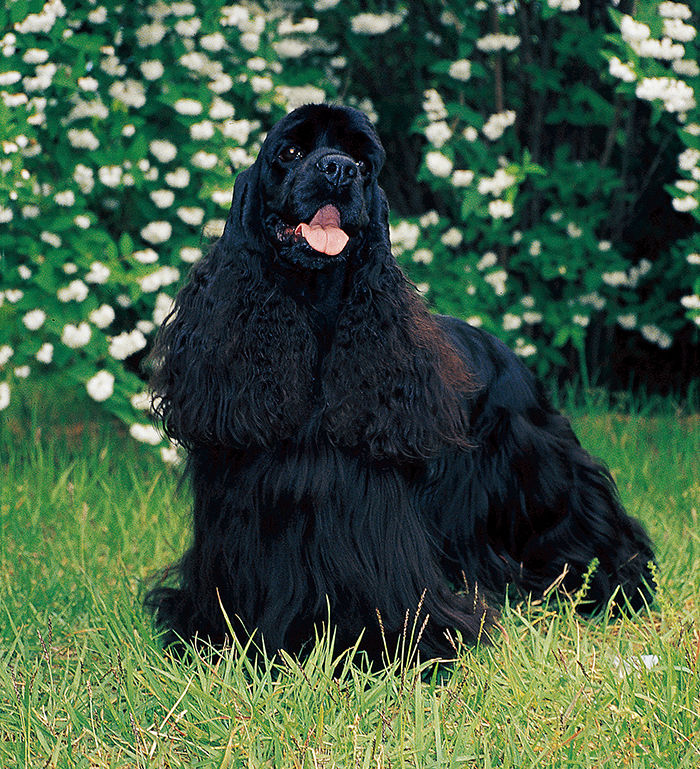
#> input picture 05_Pillow_Library/01_Tutorial/puppy.jpg, 700 x 769 px
$ python Tutorial_04.py
#> lines starting #> are read from the running program, lines starting #| are printed output that depends on the picture
#기하학적 변환(Geometrical transforms)

#PIL.Image.Image클래스는 이미지에 resize()와 rotate()메서드를 포함한다.
#전자는 새로운 크기를 제공하는 튜플을 취하고, 후자는 시계 반대 방향으로 각도를 지정한다.
from PIL import Image
im = Image.open("puppy.jpg")
#> im is the input picture: PIL image 700x769 RGB; mean R, G, B 65, 89.6, 66

#간단한 형상 변환(Simple geometry transforms)
out = im.resize((128, 128))
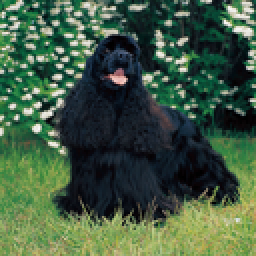
#> out: PIL image 128x128 RGB (shown 2 times larger); mean R, G, B 65, 89.6, 66
out = im.rotate(45) # degrees counter-clockwise
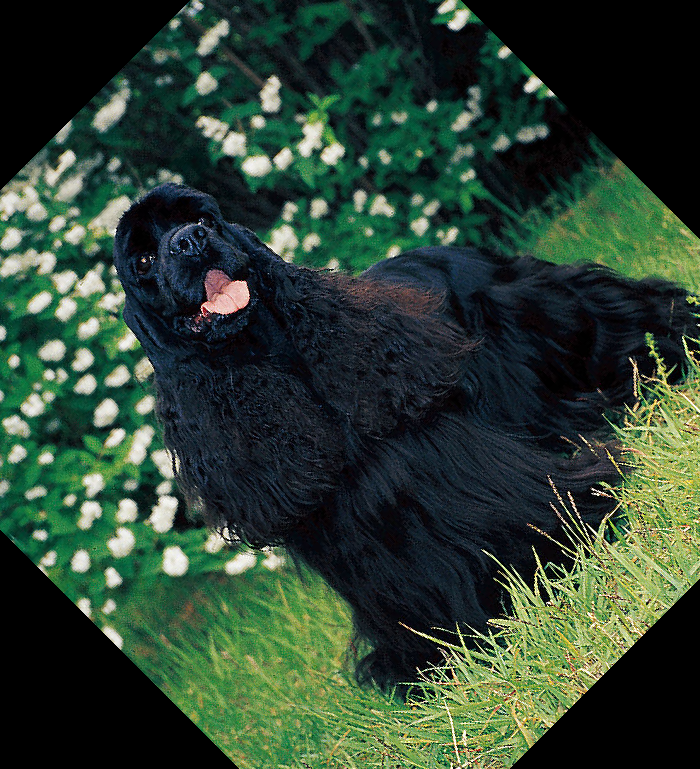
#> out: PIL image 700x769 RGB; mean R, G, B 45.9, 65.5, 50
#이미지를 90도 단계로 회전하려면 rotate()방법 또는 transpose()방법을 사용할 수 있다.
#후자는 가로 또는 세로 축을 중심으로 이미지를 뒤집는 데 사용할 수도 있다.
out.show()

#이미지 조옮김(Transposing an image)
out = im.transpose(Image.FLIP_LEFT_RIGHT)
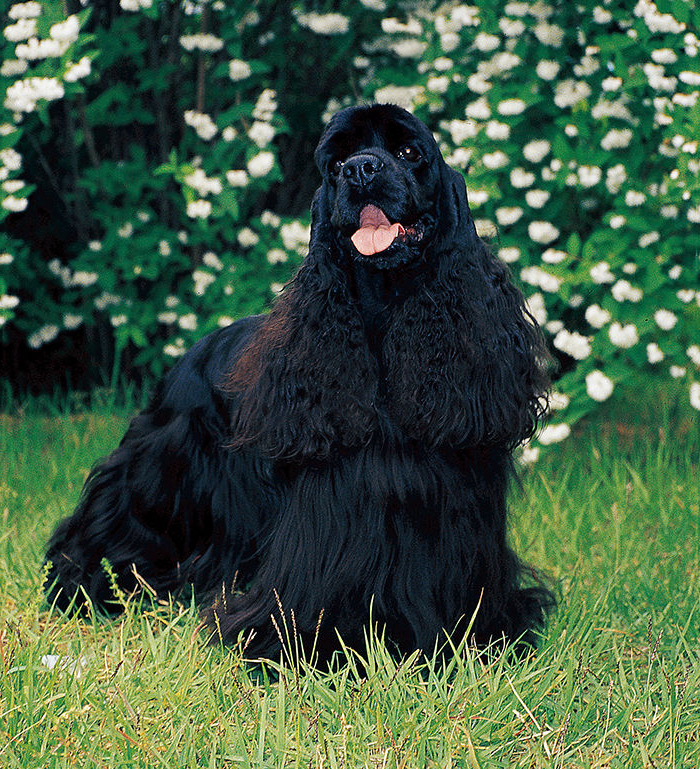
#> out: PIL image 700x769 RGB; mean R, G, B 65, 89.6, 66
out.show()
out = im.transpose(Image.FLIP_TOP_BOTTOM)
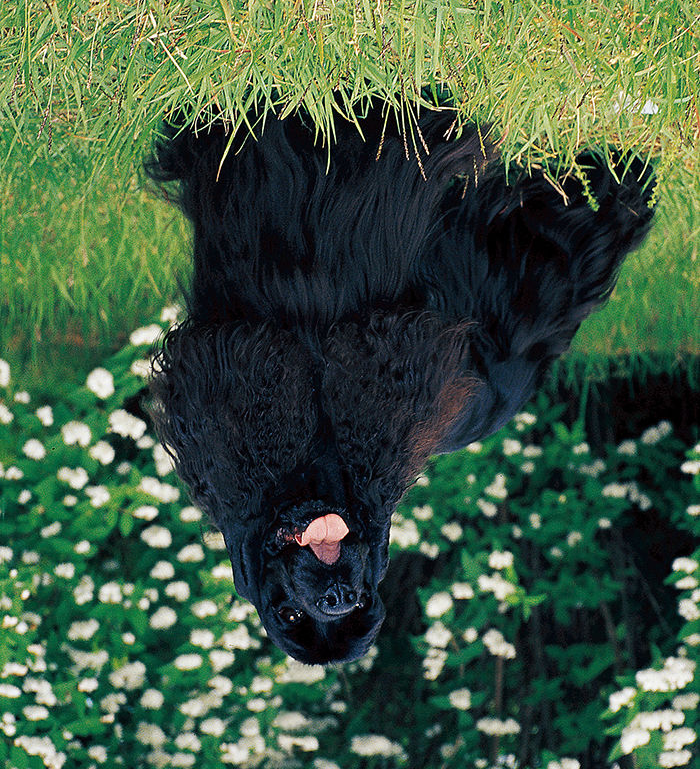
#> out: PIL image 700x769 RGB; mean R, G, B 65, 89.6, 66
out.show()
out = im.transpose(Image.ROTATE_90)
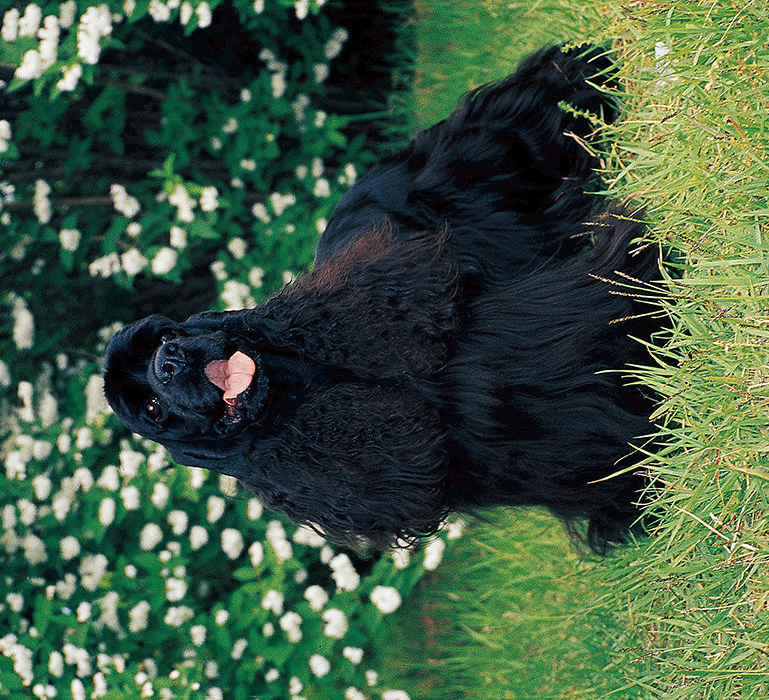
#> out: PIL image 769x700 RGB; mean R, G, B 65, 89.6, 66
out.show()
out = im.transpose(Image.ROTATE_180)
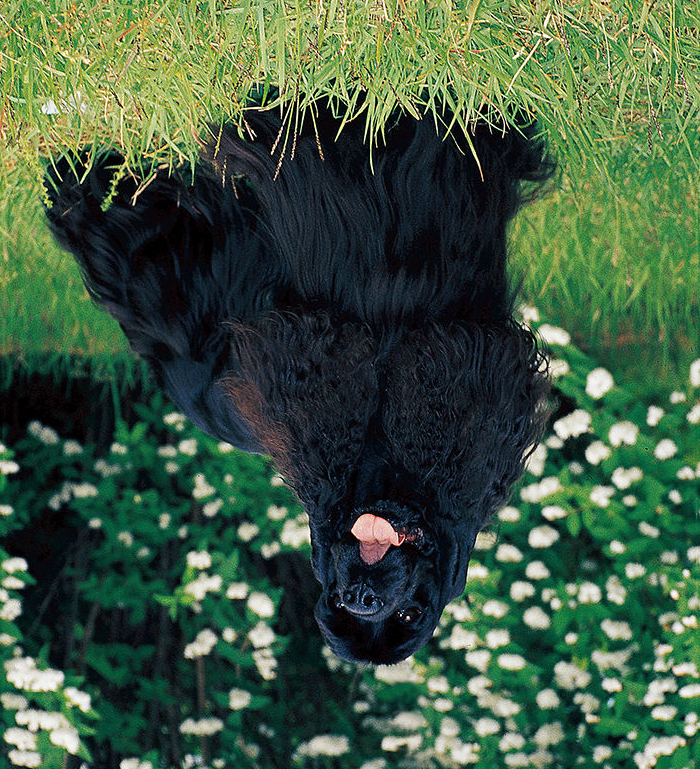
#> out: PIL image 700x769 RGB; mean R, G, B 65, 89.6, 66
out.show()
out = im.transpose(Image.ROTATE_270)
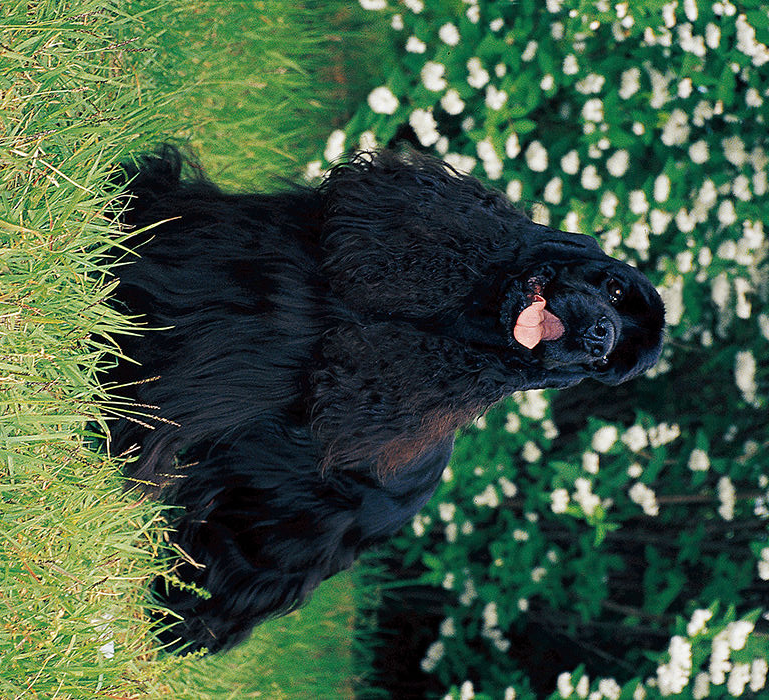
#> out: PIL image 769x700 RGB; mean R, G, B 65, 89.6, 66
out.show()
#expand플래그가 TRUE라면, 이미지 크기에 동일한 변경을 제공하기 위해, rotate()작업을 transpose(ROTATE)작업과 동일하게 수행 할 수도 있다.
#보다 일반적인 형태의 이미지변환은 transform()방법을 통해 수행 할 수 있다.
